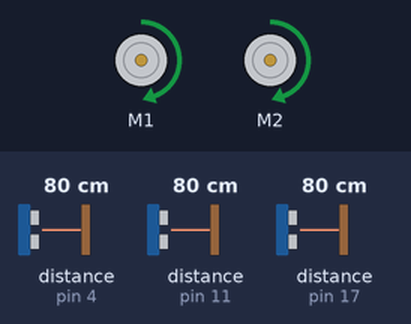
Recording of a sketch running on a simulated Arduino Leonardo, built with avr-gcc and run on an emulated ATmega32U4. Parts: 2 × DC motor (green arrow = forward, orange = backward, longer = faster). Wiring (inferred from the names in the program): 3 × ultrasonic range finder: trigger pin 2, echo pin 17 / trigger pin 3, echo pin 4 / trigger pin 5, echo pin 11. The inputs (shaded band) are chosen by the test bench; at power-on: distance to the obstacle (sensors on pin 4, pin 11, pin 17) 80 cm. The echo pulse lasts 58.3 µs per cm.

Above: at 2.3 s.
2.4 s: distance to the obstacle (sensor on pin 4) set to 77 cm
At 2.68 s:
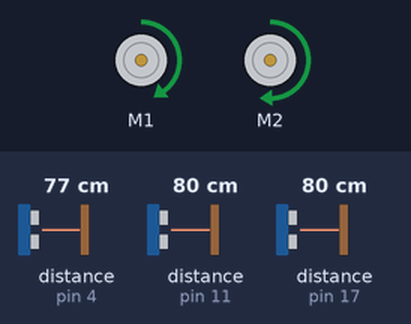
5.4 s: distance to the obstacle (sensor on pin 11) set to 2 cm
8.4 s: distance to the obstacle (sensor on pin 17) set to 2 cm
At 9.85 s:
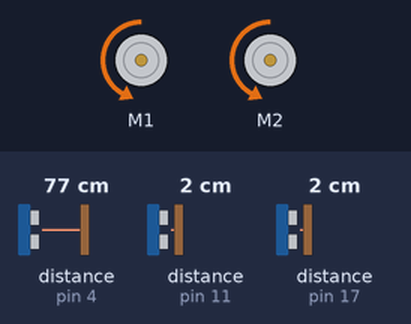
11.4 s: distance to the obstacle (sensor on pin 11) set to 18 cm
At 12.68 s:
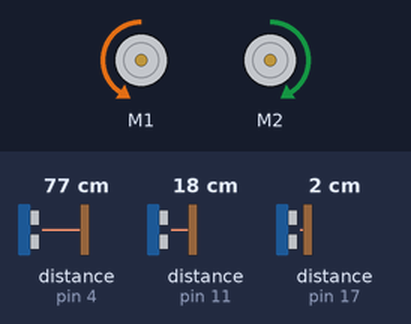
14.4 s: distance to the obstacle (sensor on pin 4) set to 160 cm
17.4 s: distance to the obstacle (sensor on pin 4) set to 170 cm
At 18.4 s:
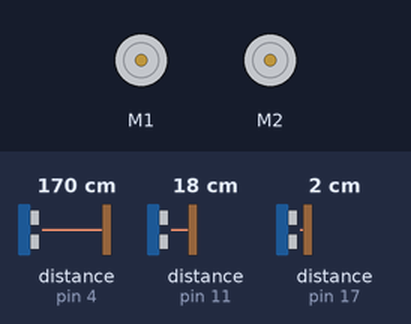
Timing chart, 0 to 19.9 s (numbered marks = the images above; inputs shaded):
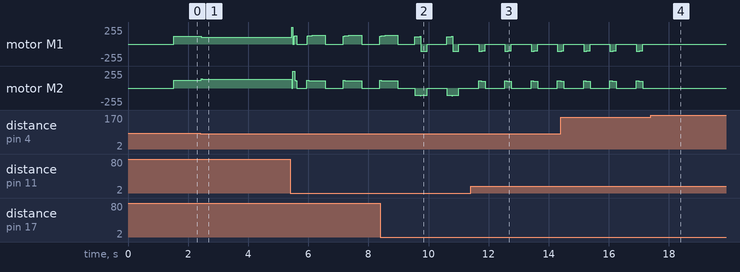

Measured:
- the behaviour switches between 164 and 165 cm on distance to the obstacle (sensor on pin 4) (found by bisection; images 3 and 4)
- after the input at 2.4 s, motor M1: forward 117/255 → forward 99/255 at once, then repeats every 0.12 s: forward 104/255 0.08 s, forward 100/255 0.04 s; motor M2: forward 117/255 → forward 136/255 at once, then repeats every 0.12 s: forward 131/255 0.08 s, forward 135/255 0.04 s
- after the input at 17.4 s, motor M1: stays stopped (without the input it goes to backward 107/255 after 0.38 s); motor M2: stays stopped (without the input it goes to forward 107/255 after 0.38 s)

The sketch:

solve-maze.ino
```cpp
#include <Wire.h>
#include <Zumo32U4.h>

Zumo32U4Encoders encoders;
Zumo32U4Motors motors;

#define pi 3.14159265359
// ---- Pin Setup ----
const int leftTrigPin = 5;
const int leftEchoPin = 11;
const int frontTrigPin = 2;
const int frontEchoPin = 17;
const int rightTrigPin = 3;
const int rightEchoPin = 4;

// ---- Performance Constants ----
const int samplingDelay = 1; // in ms
const int pauseDelay = 50;
const long pulseTimeout = 10000; // in us
const double kp = 7;
const double ki = 0;
const double kd = 4;
const int maxError = 7; // cm
const double rWheel = 19/25.4; // wheel radius in mm
const int ticksPerRev = 610;
const int initialSpeed = 185;
const int turnSpeed = 170;
const char wallOpeningThresh = 14;
const int samplingDelayE = 10; // in ms
const double kpe = 0.8;  // proportional gain for encoders
const int turn180 = 840; // total distance to travel in counts
const int turn90 = 385;// total distance to travel in counts
const int oneBlockAwayThresh = 27; // cm
const int approachingWallCutoff = 5; // cm
const int driveOneBlockDistance = 8; // inches
const int centeringAdjustmentDistance = 1; // inches
const int isLeftWallFollowing = 1;
const int postPIDAdjustment = 60;

// ---- Variables ----
long leftDuration;
long frontDuration;
long rightDuration;
double leftDistance;
double frontDistance;
double rightDistance;
double error = 0;
int lastError = 0;
int integral = 0;
int derivative = 0;
char report[80];
int speedLeft = initialSpeed;
int speedRight = initialSpeed;
boolean mazeComplete = false;
char robot = 'A';

// ---- Map Parameters ----
uint8_t stateMap[6][12];
int16_t rHeading;
uint8_t blocksTravelled;
uint8_t x = 0;
uint8_t y = 0;

void makeDecisionRight(){
  Serial1.write("making decision...\n");
  readSideUltrasonic();
  readFrontUltrasonic();
  boolean openRight = rightDistance > wallOpeningThresh;
  boolean openLeft = leftDistance > wallOpeningThresh;
  boolean openForward = frontDistance > wallOpeningThresh;
  if (openRight){
    turnRight();
    if (!openLeft){
      motors.setSpeeds(-turnSpeed, -turnSpeed);
      delay(200);
    }
    stopMotors();
    delay(pauseDelay);
    driveForwardOneBlock();
  }
  else if (openForward){
    driveForwardOneBlock();
  }
  else if (openLeft){
    turnLeft();
    if (!openRight){
      motors.setSpeeds(-turnSpeed, -turnSpeed);
      delay(200);
    }
    delay(pauseDelay);
    driveForwardOneBlock();
  }
  else{
    turnAround();
    delay(pauseDelay);
    motors.setSpeeds(-turnSpeed, -turnSpeed);
    delay(550);
    stopMotors();
  }
  delay(pauseDelay);
}

void makeDecisionLeft(){
  Serial1.write("making decision...\n");
  readSideUltrasonic();
  readFrontUltrasonic();
  boolean openRight = rightDistance > wallOpeningThresh;
  boolean openLeft = leftDistance > wallOpeningThresh;
  boolean openForward = frontDistance > wallOpeningThresh;
  if (openLeft){
    turnLeft();
    if (!openRight){
      motors.setSpeeds(-turnSpeed, -turnSpeed);
      delay(200);
    }
    delay(pauseDelay);
    driveForwardOneBlock();
  }
  else if (openForward){
    driveForwardOneBlock();
  }
  else if (openRight){
    turnRight();
    if (!openLeft){
      motors.setSpeeds(-turnSpeed, -turnSpeed);
      delay(200);
    }
    stopMotors();
    delay(pauseDelay);
    driveForwardOneBlock();
  }
  else{
    turnAround();
    delay(pauseDelay);
    motors.setSpeeds(-turnSpeed, -turnSpeed);
    delay(550);
    stopMotors();
  }
  delay(pauseDelay);
}

void turnRight(){
  rHeading = rHeading - 90;
  if(rHeading<0){
    rHeading = rHeading + 360;
  }
  //Serial1.print(rHeading);
  Serial1.write("turning right\n");
  int x = 0;
  int speedLeft = turnSpeed;
  int speedRight = - turnSpeed;
  int leftCal = encoders.getCountsLeft();
  int rightCal = encoders.getCountsRight();
  motors.setSpeeds(speedLeft, speedRight);
  while(x < turn90){
    int16_t countsLeft = encoders.getCountsLeft()-leftCal;
    int16_t countsRight = encoders.getCountsRight()-rightCal;
    speedLeft = round(turnSpeed - (kpe * (countsLeft + countsRight)));
    speedRight = - round(turnSpeed - (kpe * (countsRight + countsLeft)));
    speedLeft = max(0,speedLeft);
    speedLeft = min(400,speedLeft);
    speedRight = max(-400,speedRight);
    speedRight = min(0,speedRight);
    motors.setSpeeds(speedLeft, speedRight);
    x = (abs(countsLeft) + abs(countsRight))/2;
    delay(samplingDelayE);
  }
  motors.setSpeeds(0, 0);
}

void turnLeft(){
  rHeading = rHeading + 90;
  if(rHeading>=360){
    rHeading = rHeading - 360;
  }
  //Serial1.print(rHeading);
  Serial1.write("turning left\n");
  int x = 0;
  int speedLeft = -turnSpeed;
  int speedRight = turnSpeed;
  int leftCal = encoders.getCountsLeft();
  int rightCal = encoders.getCountsRight();
  motors.setSpeeds(speedLeft, speedRight);
  while(x < turn90){
    int16_t countsLeft = encoders.getCountsLeft()-leftCal;
    int16_t countsRight = encoders.getCountsRight()-rightCal;
    speedLeft = - round(turnSpeed - (kpe * (countsLeft + countsRight)));
    speedRight = round(turnSpeed - (kpe * (countsRight + countsLeft)));
    speedLeft = max(-400,speedLeft);
    speedLeft = min(0,speedLeft);
    speedRight = max(0,speedRight);
    speedRight = min(400,speedRight);
    motors.setSpeeds(speedLeft, speedRight);
    x = (abs(countsLeft) + abs(countsRight))/2;
    delay(samplingDelayE);
  }
  motors.setSpeeds(0, 0);
}

void turnAround(){
  rHeading = rHeading + 180;
  if(rHeading>=360){
    rHeading = rHeading - 360;
  }
  else if (rHeading<0){
    rHeading = rHeading + 360;
  }
  //Serial1.print(rHeading);
  Serial1.write("turning around\n");
  int x = 0;
  motors.setSpeeds(-turnSpeed, -turnSpeed);
  delay(100);
  stopMotors();
  int speedLeft = turnSpeed;
  int speedRight = -turnSpeed;
  motors.setSpeeds(speedLeft, speedRight);
  int leftCal = encoders.getCountsLeft();
  int rightCal = encoders.getCountsRight();
  while(x < turn180){
    int16_t countsLeft = encoders.getCountsLeft()-leftCal;
    int16_t countsRight = encoders.getCountsRight()-rightCal;
    speedLeft = round((turnSpeed) - (kpe * (countsLeft + countsRight)));
    speedRight = - round((turnSpeed) - (kpe * (countsRight + countsLeft)));
    speedLeft = max(0,speedLeft);
    speedLeft = min(400,speedLeft);
    speedRight = max(-400,speedRight);
    speedRight = min(0,speedRight);
    motors.setSpeeds(speedLeft, speedRight);
    x = (abs(countsLeft) + abs(countsRight))/2;
    delay(samplingDelayE);
  }
  stopMotors();
}

void driveStraightUntilOpening(){
  int countLeftTemp = encoders.getCountsLeft();
  int countRightTemp = encoders.getCountsRight();
  int avgCountTemp = 0;
  readSideUltrasonic();
  readFrontUltrasonic();
  error = leftDistance - rightDistance;
  if ((abs(error) < maxError) && (frontDistance > approachingWallCutoff)){
    Serial1.write("driving straight until opening\n");
    motors.setSpeeds(speedLeft, speedRight);
    while((abs(error) < maxError) && (frontDistance > approachingWallCutoff)){
      error = leftDistance - rightDistance;
      integral = integral + error;
      derivative = error - lastError;
      lastError = error;
      speedLeft = round(initialSpeed - (kp * error) - (ki * integral) - (kd * derivative));
      speedRight = round(initialSpeed + (kp * error) + (ki * integral) + (kd * derivative));
      speedLeft = max(0,speedLeft);
      speedLeft = min(400,speedLeft);
      speedRight = max(0,speedRight);
      speedRight = min(400,speedRight);
      motors.setSpeeds(speedLeft, speedRight);
      readSideUltrasonic();
      readFrontUltrasonic();
    }
//    stopMotors();
    motors.setSpeeds(speedRight, speedLeft);// fix error from last iteration
    delay(postPIDAdjustment);
    clearPID();
    driveInches(centeringAdjustmentDistance);
  }
  Serial1.write("I see an open path\n");
  countLeftTemp = encoders.getCountsLeft() - countLeftTemp;
  countRightTemp = encoders.getCountsRight() - countRightTemp;
  avgCountTemp = (countLeftTemp+countRightTemp)/2;
  if(avgCountTemp > 905){
    blocksTravelled = (int)(avgCountTemp/905);
  }
  else if((avgCountTemp > 650)&&(avgCountTemp < 905)){
    blocksTravelled = 1;
  }
  Serial1.write("-----\n");
  Serial1.print(avgCountTemp);
  Serial1.write("\n-----\n");
  Serial1.print(blocksTravelled);
  Serial1.print("\n-----\n");
  updateMap();
  printMap();
}

void driveForwardOneBlock(){
  readFrontUltrasonic();
  if (frontDistance < oneBlockAwayThresh){
    Serial1.write("driving 1 block towards wall\n");
    driveTowardsWall();
  }
  else{
    Serial1.write("driving 1 block with encoders\n");
    driveInches(driveOneBlockDistance);
  }
  blocksTravelled = 1;
  updateMap();
  printMap();
}

void driveTowardsWall(){
  int16_t leftCal = encoders.getCountsLeft();
  int16_t rightCal = encoders.getCountsRight();
  speedLeft = initialSpeed;
  speedRight = initialSpeed;
  motors.setSpeeds(speedLeft, speedRight);
  while(frontDistance > approachingWallCutoff){
    int16_t countsLeft = encoders.getCountsLeft()-leftCal;
    int16_t countsRight = encoders.getCountsRight()-rightCal;
    speedLeft = round(initialSpeed - (kpe * (countsLeft - countsRight)));
    speedRight = round(initialSpeed - (kpe * (countsRight - countsLeft)));
    speedLeft = max(0,speedLeft);
    speedLeft = min(400,speedLeft);
    speedRight = max(0,speedRight);
    speedRight = min(400,speedRight);
    motors.setSpeeds(speedLeft, speedRight);
    readFrontUltrasonic();
  }
  stopMotors();
}

void driveInches(double inches){
  Serial1.write("Driving inches\n ");
  int16_t leftCal = encoders.getCountsLeft();
  int16_t rightCal = encoders.getCountsRight();
  motors.setSpeeds(initialSpeed, initialSpeed);
  double leftDistanceTravelled = 0;
  double rightDistanceTravelled = 0;
  double avgDistance = 0;
  while(avgDistance < inches){
    int16_t countsLeft = encoders.getCountsLeft()-leftCal;
    int16_t countsRight = encoders.getCountsRight()-rightCal;
    speedLeft = round(initialSpeed - (kpe * (countsLeft - countsRight)));
    speedRight = round(initialSpeed - (kpe * (countsRight - countsLeft)));
    speedLeft = max(0,speedLeft);
    speedLeft = min(400,speedLeft);
    speedRight = max(0,speedRight);
    speedRight = min(400,speedRight);
    motors.setSpeeds(speedLeft, speedRight);
    leftDistanceTravelled = countsLeft * 2 * pi * rWheel /ticksPerRev; // distance left wheel travelled in mm
    rightDistanceTravelled = countsRight * 2 * pi * rWheel /ticksPerRev; // distance right wheel travelled in mm
    avgDistance = (leftDistanceTravelled+rightDistanceTravelled)/2;
    delay(samplingDelay);
  }
  stopMotors();
}

void clearPID(){
  error = 0;
  lastError = 0;
  derivative = 0;
  integral = 0;
}

void readSideUltrasonic(){
  leftDistance = 0;
  rightDistance = 0;
  while(leftDistance == 0 || rightDistance == 0){
     // Clear the trigger pins
    digitalWrite(leftTrigPin,LOW);
    digitalWrite(rightTrigPin,LOW);
    delayMicroseconds(2);

    // Read left sensor
    digitalWrite(leftTrigPin,HIGH);
    delayMicroseconds(10);
    digitalWrite(leftTrigPin,LOW);
    leftDuration = pulseIn(leftEchoPin,HIGH,pulseTimeout);

    // Read right sensor
    digitalWrite(rightTrigPin,HIGH);
    delayMicroseconds(10);
    digitalWrite(rightTrigPin,LOW);
    rightDuration = pulseIn(rightEchoPin,HIGH,pulseTimeout);

    // Calculate distances
    leftDistance = leftDuration*0.034/2;
    rightDistance = rightDuration*0.034/2;
    snprintf_P(report, sizeof(report),
          PSTR("Distances: L%3d R%3d\n"),
          int(leftDistance),int(rightDistance));
    Serial1.write(report);
    if (leftDistance == 0 || rightDistance == 0){
      Serial1.write("!!!!!!!!  Distance Error !!!!!!!!!!!!\n");
    }
  }
}

void readFrontUltrasonic(){
  frontDistance = 0;
  while(frontDistance == 0){
     // Clear the trigger pins
    digitalWrite(frontTrigPin,LOW);
    delayMicroseconds(2);

    // Read front sensor
    digitalWrite(frontTrigPin,HIGH);
    delayMicroseconds(10);
    digitalWrite(frontTrigPin,LOW);
    frontDuration = pulseIn(frontEchoPin,HIGH,pulseTimeout);

    // Calculate distances
    frontDistance = frontDuration*0.034/2;
    snprintf_P(report, sizeof(report),
          PSTR("Distances: F%3d\n"),
          int(frontDistance));
    Serial1.write(report);
    if (frontDistance == 0){
      Serial1.write("!!!!!!!!  Distance Error !!!!!!!!!!!!\n");
    }
  }
}

void stopMotors(){
  motors.setSpeeds(0, 0);
}

void updateMap(){
  if(rHeading == 0){
    while(blocksTravelled > 0){
      x++;
      stateMap[x][y]++;
      blocksTravelled--;
    }
    blocksTravelled = 0;
  }
  else if(rHeading == 90){
    while(blocksTravelled > 0){
      y++;
      stateMap[x][y]++;
      blocksTravelled--;
    }
    blocksTravelled = 0;
  }
  else if(rHeading == 180){
    while(blocksTravelled > 0){
      x--;
      stateMap[x][y]++;
      blocksTravelled--;
    }
    blocksTravelled = 0;
  }
  else if(rHeading == 270){
    while(blocksTravelled > 0){
      y--;
      stateMap[x][y]++;
      blocksTravelled--;
    }
    blocksTravelled = 0;
  }
}

void printMap(){
  Serial1.println("----x,y----");
  Serial1.print("x: ");
  Serial1.print(x);
  Serial1.print(", y: ");
  Serial1.println(y);
  Serial1.println("----Map Matrix----");
  for(int i=11;i>=0;i--){
    for(int j=0;j<6;j++){
      Serial1.print(stateMap[j][i]);
      Serial1.print(" ");
    }
    Serial1.println();
  }
  Serial1.println("----END----");
}

void txMap(char toRobot, char fromRobot, char dataType){
  char throwAway;
  while(true){
    int check = Serial1.available();
    if(check == 0){
      Serial1.print("T ");
      Serial1.print(toRobot);
      Serial1.print(" F ");
      Serial1.print(fromRobot);
      Serial1.print(" D ");
      Serial1.print(dataType);
      Serial1.print(" ");
      for(int i=0;i<12;i++){
        for(int j=0;j<6;j++){
          Serial1.print(stateMap[j][i]);
          Serial1.print(" ");
        }
      }
      break;
    }
    throwAway = Serial1.read();
  }
}

void setup(){

  // starting conditions
  rHeading = 90;
  x = 0;
  y = 0;
  blocksTravelled = 0;
  stateMap[x][y]++;

  Serial1.begin(9600);
  Serial1.write("\n\n--------Solving Maze--------\n ");
  Serial1.print(rHeading);
  Serial1.write("\n-----\n");
  stopMotors();
  pinMode(leftTrigPin,OUTPUT);
  pinMode(leftEchoPin,INPUT);

  pinMode(frontTrigPin,OUTPUT);
  pinMode(frontEchoPin,INPUT);

  pinMode(rightTrigPin,OUTPUT);
  pinMode(rightEchoPin,INPUT);
  delay(1500);

    while(mazeComplete == false){
      driveStraightUntilOpening();
      if (x >= 5 && y >= 11){
        break;
      }
      delay(pauseDelay);
      if (isLeftWallFollowing){
        makeDecisionLeft();
      }
      else  {
        makeDecisionRight();
      }
      if (x >= 5 && y >= 11){
        mazeComplete = true;
      }
    }
    Serial1.write("Maze Completed\n ");
    delay(pauseDelay);
    turnLeft();
    delay(pauseDelay);
    driveInches(driveOneBlockDistance);
    delay(pauseDelay);
    turnLeft();
    delay(pauseDelay);
    driveInches(driveOneBlockDistance);
    if (isLeftWallFollowing){
      delay(pauseDelay);
      driveInches(driveOneBlockDistance);
    }
    txMap('C',robot,'M');
}

void loop(){

}
```
